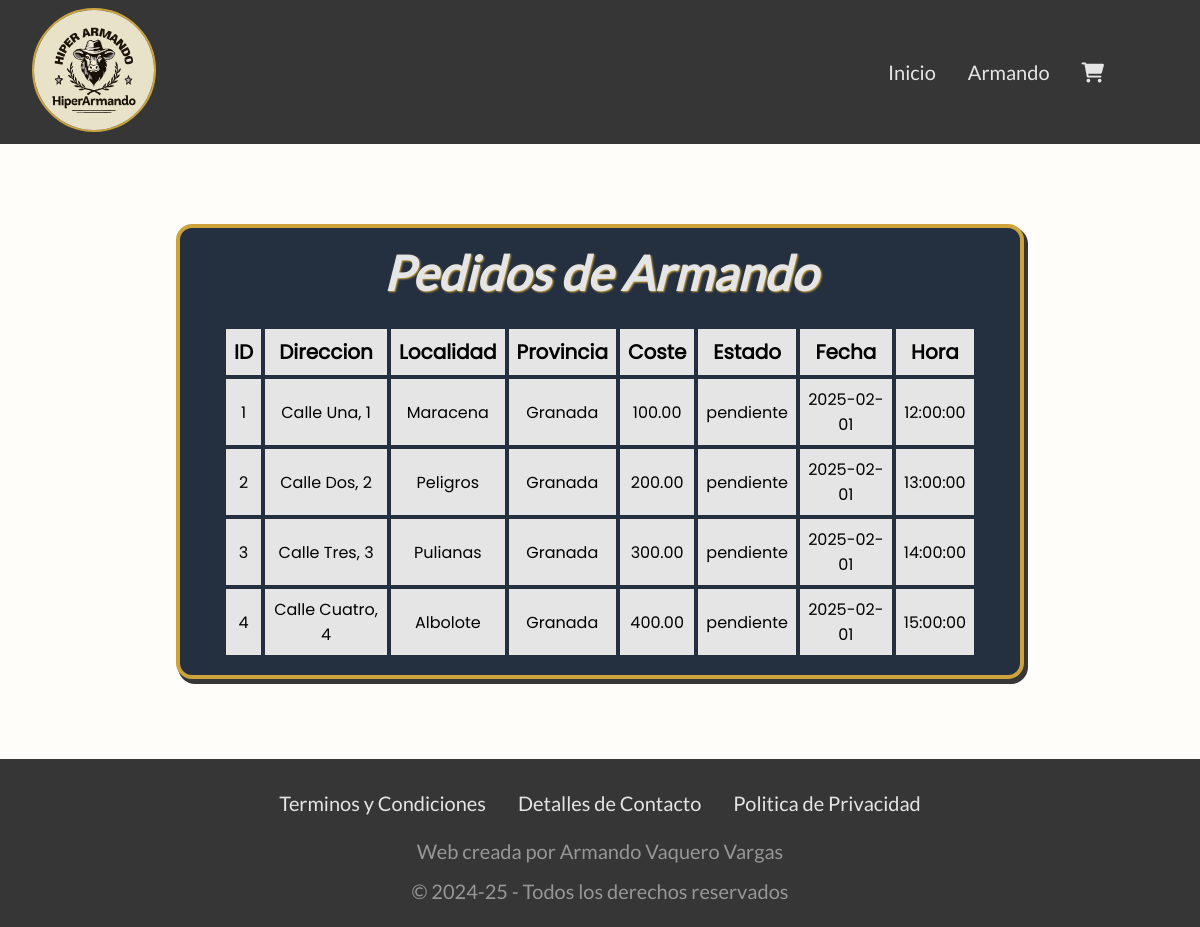
Page /xampp-web/DWESE_ProyectoTienda/pedido/mostrarPedidos (signed in) on the committed database.
### tables this page shows
CREATE TABLE pedidos (
    id INT(255) AUTO_INCREMENT PRIMARY KEY,
    usuario_id INT(255),
    provincia VARCHAR(100) NOT NULL,
    localidad VARCHAR(100) NOT NULL,
    direccion VARCHAR(255) NOT NULL,
    coste DECIMAL(20,2) NOT NULL,
    estado VARCHAR(20) DEFAULT 'pendiente',
    fecha DATE,
    hora TIME,
    FOREIGN KEY (usuario_id) REFERENCES usuarios(id) ON DELETE CASCADE
);

### config/render.php (called while the page is built, shortened)
<?php
    function render(string $rutaVista, array $data = []) {
        extract($data);
        include __DIR__ . '/../app/Views/' . $rutaVista . '.php';
        include __DIR__ . '/../app/Views/layout/layout.php';
    }

### config/rutas.php (called while the page is built, shortened)
<?php
    Router::add('GET', 'pedido/mostrarPedidos', function(){
        return (new PedidoController())->obtenerPedidosUsuario();
    });
    Router::dispatch();

### public/index.php (called while the page is built, shortened)
<?php
    require_once __DIR__ . '/../config/rutas.php';

### app/Repositories/PedidoRepository.php (called while the page is built, shortened)
<?php
    class PedidoRepository {
        private Database $database;
        public function __construct() {
            $this->database = new Database();
        }
        public function obtenerPedidosUsuario($usuario_id) {
            try {
                $conexion = $this->database->getConexion();
                $sql = "
                    SELECT * FROM pedidos
                    WHERE usuario_id = :usuario_id
                    ORDER BY id ASC
                ";
                $stmt = $conexion->prepare($sql);
                $stmt->bindParam(':usuario_id', $usuario_id);
                $stmt->execute();
                return $stmt->fetchAll(PDO::FETCH_ASSOC);
            } catch (PDOException $e) {
                return [];
            }
        }
    }

### app/Services/PedidoServices.php (called while the page is built, shortened)
<?php
    class PedidoServices {
        private PedidoRepository $pedidoRepository;
        public function __construct() {
            $this->pedidoRepository = new PedidoRepository();
        }
        public function obtenerPedidosUsuario($usuario_id) {
            return $this->pedidoRepository->obtenerPedidosUsuario($usuario_id);
        }
    }

### app/Views/pedido/mostrarPedidos.php (the view)
<section class="contenedor-tabla">
    <h1> Pedidos de <?=$_SESSION['inicioSesion']['nombre']?> </h1>
    <?php
        if (!empty($pedidos)) {
            echo "<table>
                    <thead>
                        <tr>
                            <th>ID</th>
                            <th>Direccion</th>
                            <th>Localidad</th>
                            <th>Provincia</th>
                            <th>Coste</th>
                            <th>Estado</th>
                            <th>Fecha</th>
                            <th>Hora</th>
                        </tr>
                    </thead>
                    <tbody>
            ";
            foreach ($pedidos as $pedido) {
                echo "<tr>
                        <td>{$pedido['id']}</td>
                        <td>{$pedido['direccion']}</td>
                        <td>{$pedido['localidad']}</td>
                        <td>{$pedido['provincia']}</td>
                        <td>{$pedido['coste']}</td>
                        <td>{$pedido['estado']}</td>
                        <td>{$pedido['fecha']}</td>
                        <td>{$pedido['hora']}</td>
                      </tr>
                ";
            }
            echo "</tbody>
                </table>";
        } else {
            echo "<p>No hay pedidos registrados.</p>";
        }
    ?>
</section>

### public/css/estilo.css (style rules this page uses)
:root { --color-amarillo: #cca43b; --color-auzl-oscuro: #242f40; --color-marron: #363636; --color-gris: #E5E5E5; --color-blanco: #fffdfa; --color-negro: #121212; --color-rojo: #e22d00; }
* { margin: 0; padding: 0; list-style: none; text-decoration: none; border: none; outline: none; }
body { background-color: var(--color-blanco); font-family: Lato; display: flex; flex-direction: column; }
html, body { height: 100%; }
.contenedor-tabla { width: 70%; margin: 5rem auto; display: flex; flex-direction: column; align-items: center; justify-content: center; background-color: var(--color-auzl-oscuro); border: 4px solid var(--color-amarillo); border-radius: 1rem; box-shadow: 3px 4px 0 1px var(--color-marron); }
.contenedor-tabla h1 { font-size: 3rem; font-style: italic; text-align: center; color: var(--color-gris); text-shadow: 1px 1px 2px var(--color-amarillo); padding: 1rem 0 0.5rem; }
table { width: 90%; border-collapse: collapse; margin: 1rem 0; font-family: Poppins; }
th, td { background-color: var(--color-gris); border: 4px solid var(--color-auzl-oscuro); padding: 0.5rem; text-align: center; }
th { font-size: 1.25rem; }

### rows in the picture
pedidos: id "1", direccion "Calle Una, 1", localidad "Maracena", provincia "Granada", coste "100.00", estado "pendiente", fecha "2025-02-01", hora "12:00:00"
pedidos: id "2", direccion "Calle Dos, 2", localidad "Peligros", provincia "Granada", coste "200.00", estado "pendiente", fecha "2025-02-01", hora "13:00:00"
pedidos: id "3", direccion "Calle Tres, 3", localidad "Pulianas", provincia "Granada", coste "300.00", estado "pendiente", fecha "2025-02-01", hora "14:00:00"
pedidos: id "4", direccion "Calle Cuatro, 4", localidad "Albolote", provincia "Granada", coste "400.00", estado "pendiente", fecha "2025-02-01", hora "15:00:00"

### other values in the picture
$_SESSION['inicioSesion']['nombre'] "Armando"
